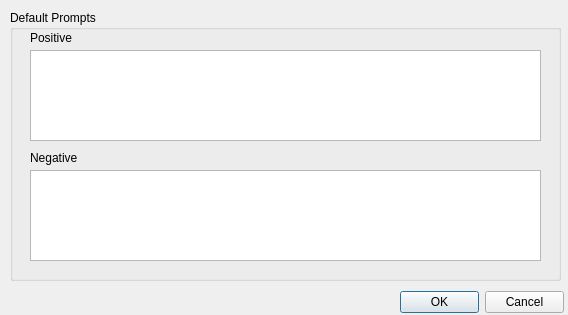
<?xml version="1.0" encoding="UTF-8"?>
<ui version="4.0">
 <class>DialogDefaultPrompts</class>
 <widget class="QDialog" name="DialogDefaultPrompts">
  <property name="geometry">
   <rect>
    <x>0</x>
    <y>0</y>
    <width>568</width>
    <height>315</height>
   </rect>
  </property>
  <property name="windowTitle">
   <string>Default Prompts</string>
  </property>
  <widget class="QGroupBox" name="groupBox">
   <property name="geometry">
    <rect>
     <x>10</x>
     <y>10</y>
     <width>551</width>
     <height>271</height>
    </rect>
   </property>
   <property name="title">
    <string>Default Prompts</string>
   </property>
   <widget class="QLabel" name="label">
    <property name="geometry">
     <rect>
      <x>20</x>
      <y>20</y>
      <width>49</width>
      <height>16</height>
     </rect>
    </property>
    <property name="text">
     <string>Positive</string>
    </property>
   </widget>
   <widget class="QLabel" name="label_2">
    <property name="geometry">
     <rect>
      <x>20</x>
      <y>140</y>
      <width>49</width>
      <height>16</height>
     </rect>
    </property>
    <property name="text">
     <string>Negative</string>
    </property>
   </widget>
   <widget class="QPlainTextEdit" name="plainTextEdit_defpos">
    <property name="geometry">
     <rect>
      <x>20</x>
      <y>40</y>
      <width>511</width>
      <height>91</height>
     </rect>
    </property>
   </widget>
   <widget class="QPlainTextEdit" name="plainTextEdit_defneg">
    <property name="geometry">
     <rect>
      <x>20</x>
      <y>160</y>
      <width>511</width>
      <height>91</height>
     </rect>
    </property>
   </widget>
  </widget>
  <widget class="QDialogButtonBox" name="buttonBox_defaultprompts">
   <property name="geometry">
    <rect>
     <x>400</x>
     <y>290</y>
     <width>164</width>
     <height>24</height>
    </rect>
   </property>
   <property name="standardButtons">
    <set>QDialogButtonBox::StandardButton::Cancel|QDialogButtonBox::StandardButton::Ok</set>
   </property>
  </widget>
 </widget>
 <resources/>
 <connections/>
</ui>
